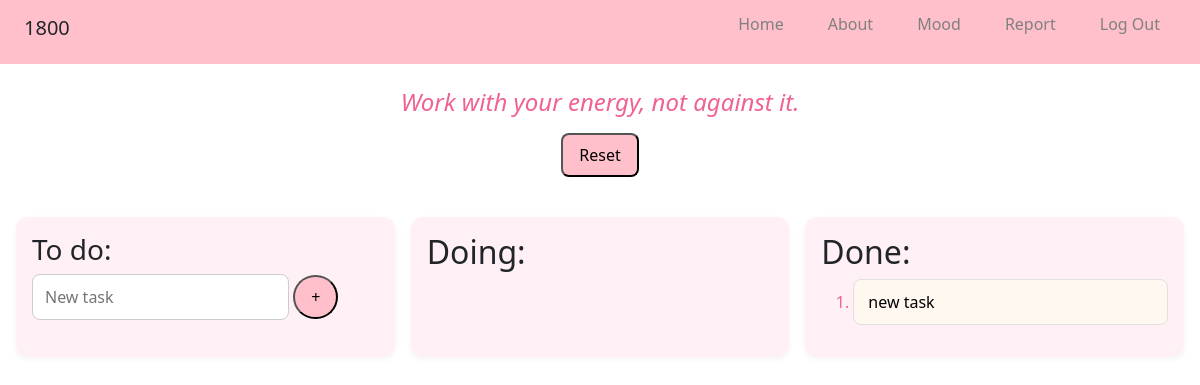
Page / (signed in) on the earlier database version.
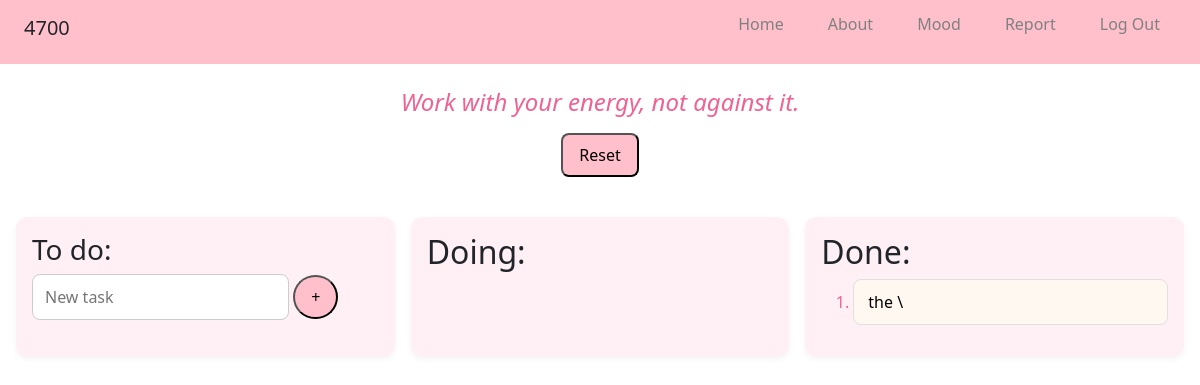
Same page on the later database version.
### tables this page shows
CREATE TABLE users
                (id INTEGER PRIMARY KEY AUTOINCREMENT,
                points INTEGER DEFAULT 0,
                username TEXT UNIQUE NOT NULL,
                password TEXT NOT NULL);

CREATE TABLE tasks
                (id INTEGER PRIMARY KEY AUTOINCREMENT,
                status TEXT NOT NULL,
                timestamp DATETIME DEFAULT CURRENT_TIMESTAMP,
                task TEXT NOT NULL,
                user_id INTEGER REFERENCES users(id));

### app.py (the view, shortened to what this page needs)
@app.route("/", methods=["GET", "POST"])
@login_required
def index():
    if request.method == "GET":
        conn = get_db()
        cursor = conn.cursor()
        cursor.execute("SELECT task FROM tasks WHERE status = 'to do' AND user_id = ?", (session["user_id"], ))
        tasks = cursor.fetchall()
        cursor.execute("SELECT task FROM tasks WHERE status = 'doing' AND user_id = ?", (session["user_id"], ))
        doing = cursor.fetchall()
        cursor.execute("SELECT task FROM tasks WHERE status = 'done' AND user_id = ?", (session["user_id"], ))
        done = cursor.fetchall()
        cursor.execute("SELECT quote FROM quotes ORDER BY RANDOM() LIMIT 1")
        quote = cursor.fetchone()[0]
        conn.commit()
        conn.close()
        return render_template("index.html", tasks=tasks, doing=doing, done=done, quote=quote )

### app.py (called while the page is built)
def login_required(f):
    @wraps(f)
    def wrapper(*args, **kwargs):
        if session.get("user_id") is None:
            return redirect("/login")
        return f(*args, **kwargs)
    return wrapper

def get_db():
    return sqlite3.connect('database.db')

def get_points():
    conn = get_db()
    cursor = conn.cursor()
    cursor.execute("SELECT points FROM users WHERE id = ?", (session["user_id"], ))
    row = cursor.fetchone()
    if row is None:
        return 0
    return row[0]

@app.context_processor
def inject_points():
    if "user_id" in session:
        points = get_points()
    else:
        points = 0
    return dict(points=points)

### templates/index.html (shortened to what this page needs)
{% extends "layout.html" %}
{% block main %}
<div id="quote">
     <h4> {{ quote }} </h4>
</div>
<form id="reset" action="/" method="post">
  <button name="reset" type="submit" value="1"> Reset </button>
</form>
<div id="tasks">
    <div>
      <h3> To do: </h3>
      <form action="/" method="post">
        <input autocomplete="off" autofocus type="text" name="task" placeholder="New task">
        <button type="submit" id="plus">+</button>
      </form>
    </div>
    <div>
      <h2>Doing:</h2>
    </div>
    <div>
      <h2>Done:</h2>
      <form action="/" method="post">
        <ol id="done">
          {% for task in done %}
            <li>
              <button name="btn_done" value="{{ task[0] }}" class="task">
                {{ task[0] }}
              </button>
            </li>
          {% endfor %}
        </ol>
      </form>
    </div>
</div>
{% endblock %}

### templates/layout.html (shortened to what this page needs)
<!DOCTYPE html>
<html lang="en">
<head>
  <link href="https://cdn.jsdelivr.net/npm/bootstrap@5.3.8/dist/css/bootstrap.min.css" rel="stylesheet">
  <link rel="stylesheet" href="{{ url_for('static', filename='style.css') }}">
</head>
<body>
  <header>
    <div>
      <h5> {{ points }} </h5>
    </div>
    <nav>
      <ul>
        <li><a href="/">Home</a></li>
        <li><a href="/about">About</a></li>
        <li><a href="/mood">Mood</a></li>
        <li><a href="/report">Report</a></li>
        <li><a href="/logout">Log Out</a></li>
      </ul>
    </nav>
  </header>
  <main>
    {% block main %}{% endblock %}
  </main>
</body>
</html>

### static/style.css (style rules this page uses)
#tasks { display: flex; justify-content: space-around; padding: 16px; gap: 16px; flex-wrap: wrap; }
header { display: flex; justify-content: space-between; align-items: center; padding: 12px 24px; background-color: pink; }
nav ul { list-style-type: none; display: flex; gap: 12px; }
nav a { text-decoration: none; color: grey; padding: 12px 16px; }
#quote { text-align: center; font-style: italic; margin: 24px 0 16px 0; font-size: 1.2rem; color: #f06292; }
#reset { display: flex; justify-content: center; margin-bottom: 24px; }
.task { display: block; width: 100%; text-align: left; padding: 10px 14px; margin-bottom: 8px; border-radius: 8px; border: 1px solid #e0e0e0; background-color: #fff8f0; cursor: pointer; outline: none; transition: background-color 0.2s, box-shadow 0.2s; }
#tasks > div { flex: 1; min-width: 250px; background-color: #fff0f5; padding: 16px; border-radius: 12px; box-shadow: 0 2px 6px rgba(0,0,0,0.05); }
#plus { outline: none; border-radius: 999px; padding: 8px 16px; cursor: pointer; background-color: pink; }
button { outline: none; border-radius: 8px; padding: 8px 16px; cursor: pointer; background-color: pink; }
input, textarea { padding: 10px 12px; border: 1px solid #ccc; border-radius: 8px; font-size: 16px; outline: none; transition: border-color 0.2s, box-shadow 0.2s; }
ol li { margin-bottom: 8px; }
ol li::marker { color: #f06292; }
a { color: #f06292; text-decoration: none; font-weight: 500; }

Differences in the rows shown:
removed tasks: task "new task"
changed users: points "1800" → "4700"
added tasks: task "the \\"
